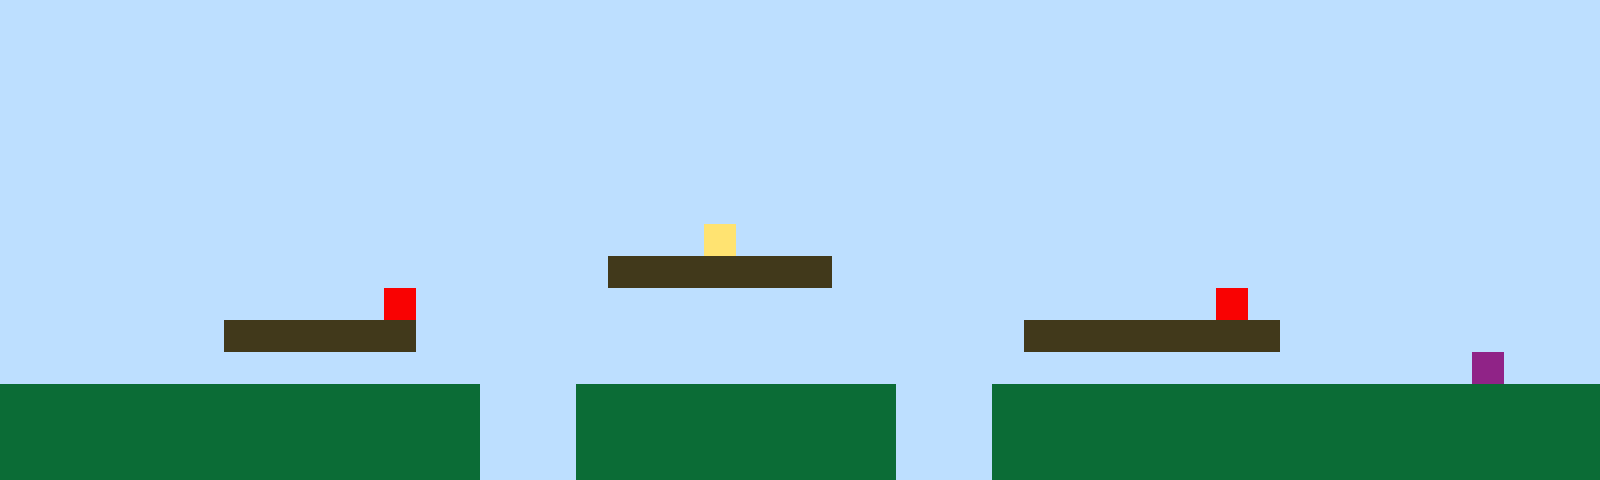

This game map was drawn from its Tiled (.tmx) file and the tilesets committed beside it. A one-line description and the full map source follow:
An orthogonal 50x15 tile map with 32x32 px tiles, 1 tile layer (Tile Layer 1).

<map version="1.10" tiledversion="1.11.2" orientation="orthogonal" renderorder="right-up" width="50" height="15" tilewidth="32" tileheight="32" infinite="0" nextlayerid="2" nextobjectid="1"><editorsettings><export target="map1.csv" format="csv" /></editorsettings><tileset firstgid="1" name="sprites" tilewidth="32" tileheight="32" tilecount="6" columns="3"><image source="sprites.png" width="96" height="64" /></tileset><layer id="1" name="Tile Layer 1" width="50" height="15"><data encoding="csv">1,1,1,1,1,1,1,1,1,1,1,1,1,1,1,1,1,1,1,1,1,1,1,1,1,1,1,1,1,1,1,1,1,1,1,1,1,1,1,1,1,1,1,1,1,1,1,1,1,1,1,1,1,1,1,1,1,1,1,1,1,1,1,1,1,1,1,1,1,1,1,1,1,1,1,1,1,1,1,1,1,1,1,1,1,1,1,1,1,1,1,1,1,1,1,1,1,1,1,1,1,1,1,1,1,1,1,1,1,1,1,1,1,1,1,1,1,1,1,1,1,1,1,1,1,1,1,1,1,1,1,1,1,1,1,1,1,1,1,1,1,1,1,1,1,1,1,1,1,1,1,1,1,1,1,1,1,1,1,1,1,1,1,1,1,1,1,1,1,1,1,1,1,1,1,1,1,1,1,1,1,1,1,1,1,1,1,1,1,1,1,1,1,1,1,1,1,1,1,1,1,1,1,1,1,1,1,1,1,1,1,1,1,1,1,1,1,1,1,1,1,1,1,1,1,1,1,1,1,1,1,1,1,1,1,1,1,1,1,1,1,1,1,1,1,1,1,1,1,1,1,1,1,1,1,1,1,1,1,1,1,1,1,1,1,1,1,1,1,1,1,1,1,1,1,1,1,1,1,1,1,1,1,1,1,1,1,1,1,1,1,1,1,1,1,1,1,1,1,1,1,1,1,1,1,1,1,1,1,1,1,1,1,1,1,1,1,1,1,1,1,1,1,1,1,1,1,1,1,1,1,1,1,1,1,1,1,1,1,1,1,1,1,1,1,1,1,1,1,1,1,1,1,1,1,1,1,1,1,1,1,1,1,1,1,1,1,1,1,1,1,1,4,1,1,1,1,1,1,1,1,1,1,1,1,1,1,1,1,1,1,1,1,1,1,1,1,1,1,1,1,1,1,1,1,1,1,1,1,1,1,1,1,1,1,1,1,1,1,3,3,3,3,3,3,3,1,1,1,1,1,1,1,1,1,1,1,1,1,1,1,1,1,1,1,1,1,1,1,1,1,1,1,1,1,1,1,1,1,1,1,1,5,1,1,1,1,1,1,1,1,1,1,1,1,1,1,1,1,1,1,1,1,1,1,1,1,1,5,1,1,1,1,1,1,1,1,1,1,1,1,1,1,1,1,1,1,3,3,3,3,3,3,1,1,1,1,1,1,1,1,1,1,1,1,1,1,1,1,1,1,1,3,3,3,3,3,3,3,3,1,1,1,1,1,1,1,1,1,1,1,1,1,1,1,1,1,1,1,1,1,1,1,1,1,1,1,1,1,1,1,1,1,1,1,1,1,1,1,1,1,1,1,1,1,1,1,1,1,1,1,1,1,1,1,1,6,1,1,1,2,2,2,2,2,2,2,2,2,2,2,2,2,2,2,1,1,1,2,2,2,2,2,2,2,2,2,2,1,1,1,2,2,2,2,2,2,2,2,2,2,2,2,2,2,2,2,2,2,2,2,2,2,2,2,2,2,2,2,2,2,2,2,2,2,1,1,1,2,2,2,2,2,2,2,2,2,2,1,1,1,2,2,2,2,2,2,2,2,2,2,2,2,2,2,2,2,2,2,2,2,2,2,2,2,2,2,2,2,2,2,2,2,2,2,1,1,1,2,2,2,2,2,2,2,2,2,2,1,1,1,2,2,2,2,2,2,2,2,2,2,2,2,2,2,2,2,2,2,2</data></layer></map>
